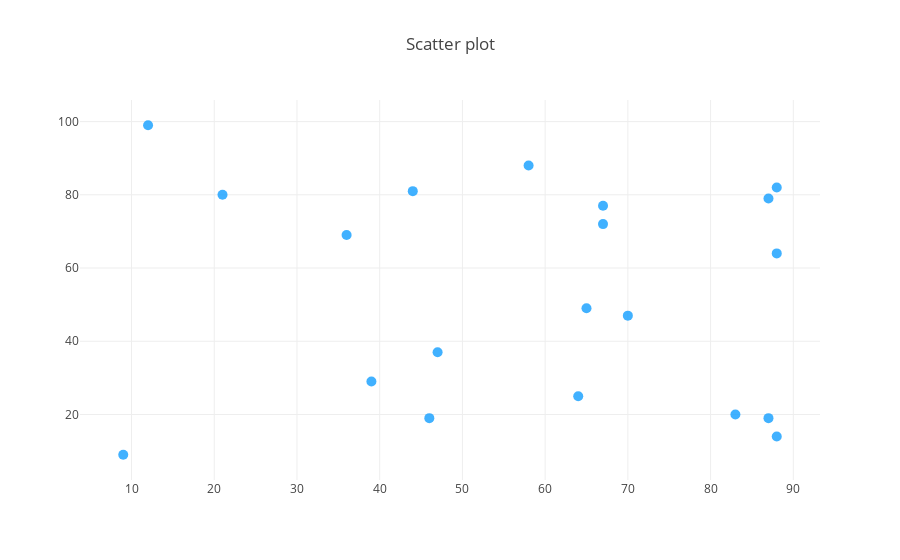

Notebook source saved alongside this figure:
### Markdown cell above
- 2 numeric variables
- One x might have multiple corresponding y values

### Code cell
np.random.seed(0) 
n = 20
x=np.random.randint(0,100,n)
y=np.random.randint(0,100,n)
data = [go.Scatter(x=x,
                   y=y,
                   text = [str(i) for i in (zip(x,y))],
                             textposition = 'top center',
                   marker = dict(
            color = 'rgba(17, 157, 255, 0.8)',
            size = 10),
                   mode = 'markers')]
layout = go.Layout(title = 'Scatter plot')
fig = go.Figure(data= data,layout=layout)
iplot(fig)

### Figure 1 — Plotly figure (JSON) as saved in the notebook; plotly's stock layout.template omitted (floating-point values rounded to 4 significant figures)
{"data": [{"marker": {"color": "rgba(17, 157, 255, 0.8)", "size": 10}, "mode": "markers", "text": ["(44, 81)", "(47, 37)", "(64, 25)", "(67, 77)", "(67, 72)", "(9, 9)", "(83, 20)", "(21, 80)", "(36, 69)", "(87, 79)", "(70, 47)", "(88, 64)", "(88, 82)", "(12, 99)", "(58, 88)", "(65, 49)", "(39, 29)", "(87, 19)", "(46, 19)", "(88, 14)"], "textposition": "top center", "type": "scatter", "uid": "4b33c9b1-84d5-4c86-ba0c-eab73c7f11f4", "x": [44, 47, 64, 67, 67, 9, 83, 21, 36, 87, 70, 88, 88, 12, 58, 65, 39, 87, 46, 88], "y": [81, 37, 25, 77, 72, 9, 20, 80, 69, 79, 47, 64, 82, 99, 88, 49, 29, 19, 19, 14]}], "layout": {"title": "Scatter plot"}}
